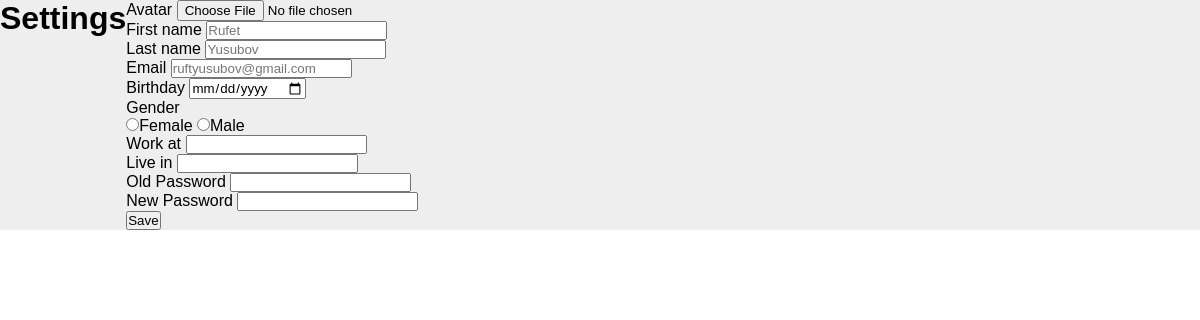
Page /account/settings/ (signed in) on the committed database.
### account/models.py (models this page shows)
class AccountModel(AbstractUser):
    username = None
    email = models.EmailField(unique=True)
    avatar = models.ImageField(upload_to='avatars/',blank=True,null=True)
    birthday = models.DateField(blank=True,null=True)
    work_at = models.CharField(max_length=100,blank=True,null=True)
    live_in = models.CharField(max_length=100, blank=True,null=True)
    Gender_Choices = (
        ('Female' , 'Female'),
        ('Male','Male')
    )
    gender = models.CharField(max_length=20,blank=True,null=True,choices=Gender_Choices)
    friends = models.ManyToManyField("self",blank=True,null=True,related_name="user_friends")
    cover_photo = models.ImageField(upload_to="cover_photos/",blank=True,null=True)
    USERNAME_FIELD = 'email'
    REQUIRED_FIELDS = []
    class Meta:
        verbose_name = "Account"
        ordering = ["-id"]
    objects = UserManager()

### account/views.py (the view, shortened to what this page needs)
# urls.py: path('settings/',views.SettingsView.as_view(),name="settings")
class SettingsView(View):
     def get(self,request,*args,**kwargs):
          return render(request,"settings.html")

### templates/settings.html (shortened to what this page needs)
{% extends 'base.html' %}
{% load static %}
{% block content %}
<div class = "container mt-3" >
    <h1>Settings</h1>
    <form method = "POST">
        <div class="mb-3">
            <label for="exampleInputPassword1" class="form-label">Avatar</label>
            <input type="file" name="avatar" class="form-control" id="exampleInputPassword1" placeholder="{{ request.user.first_name }}">
          </div>
        <div class="mb-3">
            <label for="exampleInputPassword1" class="form-label">First name</label>
            <input type="text" name="firstname" class="form-control" id="exampleInputPassword1" placeholder="{{ request.user.first_name }}">
          </div>
        <div class="mb-3">
            <label for="exampleInputPassword1" class="form-label">Last name</label>
            <input type="text" name="lastname" class="form-control" id="exampleInputPassword1" placeholder="{{request.user.last_name }}">
          </div>
        <div class="mb-3">
          <label for="exampleInputPassword1" class="form-label">Email</label>
          <input type="text" name="email" class="form-control" id="exampleInputPassword1" placeholder="{{ request.user.email }}">
        </div>
        <div class="mb-3">
            <label for="exampleInputPassword1" class="form-label">Birthday</label>
            <input type="date" name="birthday" class="form-control" id="exampleInputPassword1" placeholder="">
          </div>
          <div class="mb-3">
            <label for="exampleInputPassword1" class="form-label">Gender</label><br>
            <input type="radio" name="gender">Female <input type="radio" name="gender">Male
          </div>
          <div class="mb-3">
            <label for="exampleInputPassword1" class="form-label">Work at</label>
            <input type="text" name="work_at" class="form-control" id="exampleInputPassword1" placeholder="">
          </div>
          <div class="mb-3">
            <label for="exampleInputPassword1" class="form-label">Live in</label>
            <input type="text" name="live_in" class="form-control" id="exampleInputPassword1" placeholder="">
          </div>
        <div class="mb-3">
          <label for="exampleInputPassword1" class="form-label">Old Password</label>
          <input type="password" name="oldpassword" class="form-control" id="exampleInputPassword1">
        </div>
        <div class="mb-3">
            <label for="exampleInputPassword1" class="form-label">New Password</label>
            <input type="password" name = "newpassword" class="form-control" id="exampleInputPassword1">
          </div>
        <button type="submit" class="btn btn-primary">Save</button>
      </form>
</div>
{% endblock %}

### static/css/style.css (style rules this page uses)
* { margin:0; padding:0; box-sizing: border-box; font-family: sans-serif; }
.container { background:#eee; display:flex; }

### rows in the picture
AccountModel: firstname "Rufet", lastname "Yusubov", email "ruftyusubov@gmail.com"
